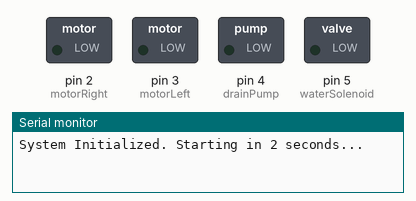
This sketch was run on a simulated Arduino Uno, built with avr-gcc and run on an emulated ATmega328P. Parts: switched loads named in the sketch (green lamp = pin HIGH), the last lines printed to the serial monitor.

Above: at 0.1 s.
At 2.1 s:
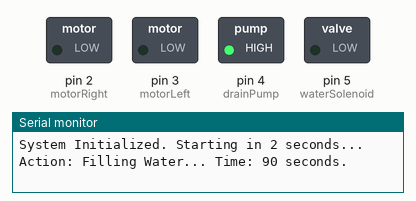
At 93.1 s:
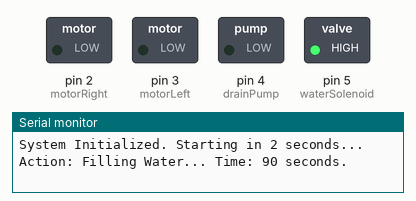
Timing chart, 0 to 94.6 s (numbered marks = the images above):
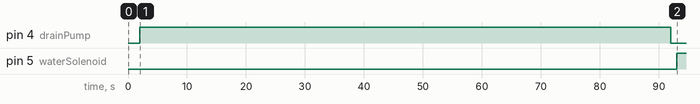

The sketch:

washing_mashine.ino
```cpp
const int motorRight = 2;
const int motorLeft = 3;
const int drainPump = 4;
const int waterSolenoid = 5;

void setup() {
  Serial.begin(9600); // Start the serial communication
  // ... your existing pinMode code ...
  Serial.println("System Initialized. Starting in 2 seconds...");

  pinMode(motorRight, OUTPUT);
  pinMode(motorLeft, OUTPUT);
  pinMode(drainPump, OUTPUT);
  pinMode(waterSolenoid, OUTPUT);

  allOff();

  delay(2000);

  startFullCycle();
}

void loop() {
}

void startFullCycle() {

  runDrain(90000);

  runFill(190000);

  runWash(900000);

  runDrain(90000);

  runFill(190000);

  runWash(300000);

  runDrain(90000);

  allOff();
}


void runFill(unsigned long duration) {
  digitalWrite(waterSolenoid, HIGH);
  delay(duration);
  digitalWrite(waterSolenoid, LOW);
  delay(1000);
}

void runDrain(unsigned long duration) {
  Serial.print("Action: Filling Water... Time: ");
  Serial.print(duration / 1000);
  Serial.println(" seconds.");

  digitalWrite(drainPump, HIGH);
  delay(duration);
  digitalWrite(drainPump, LOW);
  delay(1000);
}

void runWash(unsigned long totalDuration) {
  unsigned long startTime = millis();
  while (millis() - startTime < totalDuration) {
    digitalWrite(motorRight, HIGH);  delay(10000);
    digitalWrite(motorRight, LOW); delay(3000);
    digitalWrite(motorLeft, HIGH);   delay(10000);
    digitalWrite(motorLeft, LOW);  delay(3000);
  }
}

void allOff() {
  digitalWrite(motorRight, LOW);
  digitalWrite(motorLeft, LOW);
  digitalWrite(drainPump, LOW);
  digitalWrite(waterSolenoid, LOW);
}
```

Measured:
- by itself, pin 4 (drainPump): LOW → HIGH at 2.0 s, → LOW 90.0 s later
- by itself, pin 5 (waterSolenoid): LOW → HIGH at 93.0 s
